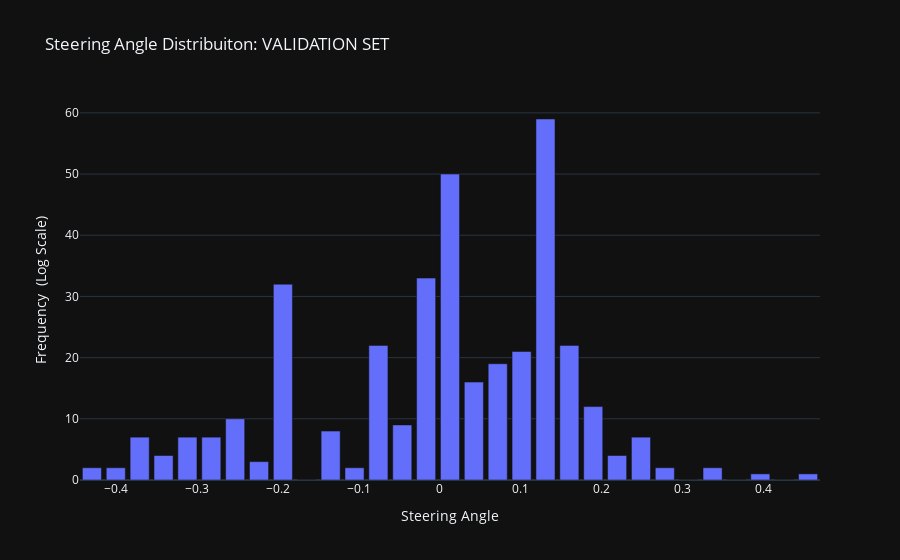

Notebook cell for this chart:
### Markdown cell above
### Histogram of the Validation Set

### Code cell
nbins_val              = 31        # Has to be an odd number so we have zero at the center
freq_val, bins_val    = np.histogram(y_val, bins=nbins_val)

"""
Centered bins: 
    This creates a Bin with zero value for the center 
    (wich is what we expect from most of the driving input)
"""
cbins_val = (bins_val[:-1] + bins_val[1:])*0.5     

fig = px.bar(x        = cbins_val, 
             y        = freq_val, 
             labels   = {'x' : 'Steering Angle', 'y' : 'Frequency  (Log Scale)'}, 
             title    = "Steering Angle Distribuiton: VALIDATION SET",
             template ="plotly_dark",
             log_y    = False) #True

fig.show()

### Figure 1 — Plotly figure (JSON) as saved in the notebook; plotly's stock layout.template omitted (floating-point values rounded to 4 significant figures)
{"data": [{"alignmentgroup": "True", "hovertemplate": "Steering Angle=%{x}<br>Frequency  (Log Scale)=%{y}<extra></extra>", "legendgroup": "", "marker": {"color": "#636efa", "pattern": {"shape": ""}}, "name": "", "offsetgroup": "", "orientation": "v", "showlegend": false, "textposition": "auto", "type": "bar", "x": [-0.4298, -0.4003, -0.3708, -0.3413, -0.3118, -0.2823, -0.2528, -0.2234, -0.1939, -0.1644, -0.1349, -0.1054, -0.07592, -0.04643, -0.01694, 0.01254, 0.04203, 0.07152, 0.101, 0.1305, 0.16, 0.1895, 0.219, 0.2484, 0.2779, 0.3074, 0.3369, 0.3664, 0.3959, 0.4254, 0.4548], "xaxis": "x", "y": [2, 2, 7, 4, 7, 7, 10, 3, 32, 0, 8, 2, 22, 9, 33, 50, 16, 19, 21, 59, 22, 12, 4, 7, 2, 0, 2, 0, 1, 0, 1], "yaxis": "y"}], "layout": {"barmode": "relative", "legend": {"tracegroupgap": 0}, "title": {"text": "Steering Angle Distribuiton: VALIDATION SET"}, "xaxis": {"anchor": "y", "domain": [0, 1], "title": {"text": "Steering Angle"}}, "yaxis": {"anchor": "x", "domain": [0, 1], "title": {"text": "Frequency  (Log Scale)"}}}}
